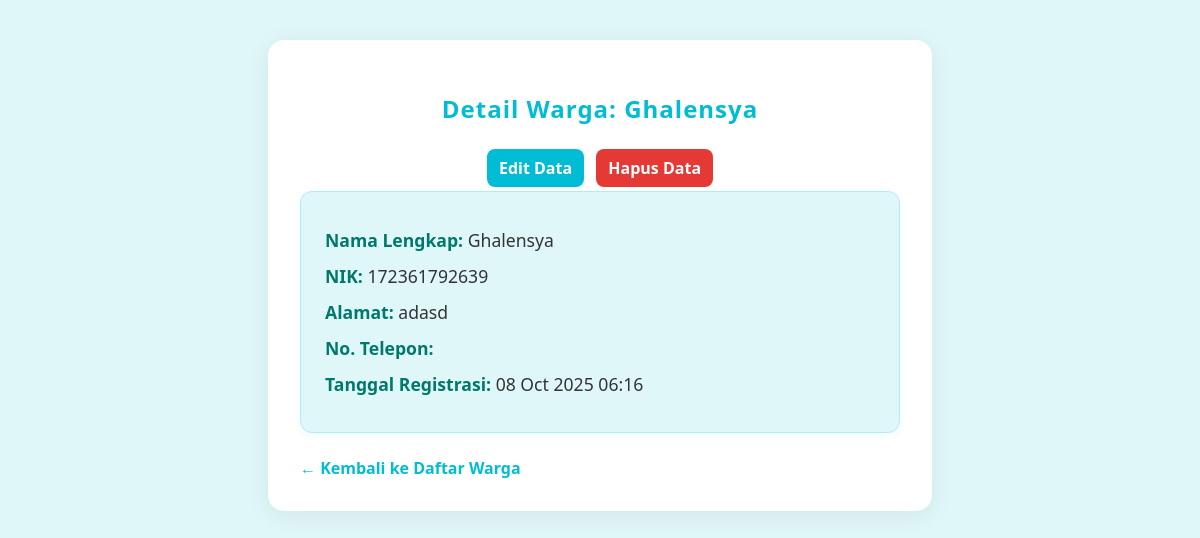
/6/, run on the app's committed database.
### warga/models.py (models this page shows, shortened)
class Warga(models.Model):
    nik = models.CharField(
        max_length=16,
        unique=True,
        verbose_name="Nomor Induk Kependudukan"
    )
    nama_lengkap = models.CharField(
        max_length=100,
        verbose_name="Nama Lengkap"
    )
    alamat = models.TextField(
        verbose_name="Alamat Tinggal"
    )
    tanggal_lahir = models.DateField(
        blank=True,
        null=True,
        verbose_name="Tanggal Lahir"
    )
    no_telepon = models.CharField(
        max_length=15,
        blank=True,
        verbose_name="Nomor Telepon"
    )
    tanggal_registrasi = models.DateTimeField(
        auto_now_add=True
    )

### warga/views.py (the view)
# urls.py: path('<int:pk>/', WargaDetailView.as_view(), name='warga_detail'),
class WargaDetailView(DetailView):
    model = Warga

### warga/templates/warga/warga_detail.html (shortened to what this page needs)
<!DOCTYPE html>
<html lang="en">
<head>
</head>
<body>
    <div class="container">
        <h2>Detail Warga: {{ object.nama_lengkap }}</h2>
        <div style="text-align:center; margin-bottom:12px;">
            <a href="{% url 'warga_edit' object.pk %}" class="btn" style="background:#00bcd4; color:#fff; padding:8px 12px; border-radius:8px; text-decoration:none; font-weight:700; margin-right:8px;">Edit Data</a>
            <a href="{% url 'warga_delete' object.pk %}" class="btn" style="background:#e53935; color:#fff; padding:8px 12px; border-radius:8px; text-decoration:none; font-weight:700;" onclick="return confirm('Anda yakin ingin menghapus data ini?');">Hapus Data</a>
        </div>
        <div class="detail">
            <p><strong>Nama Lengkap:</strong> {{ object.nama_lengkap }}</p>
            <p><strong>NIK:</strong> {{ object.nik }}</p>
            <p><strong>Alamat:</strong> {{ object.alamat }}</p>
            <p><strong>No. Telepon:</strong> {{ object.no_telepon }}</p>
            <p><strong>Tanggal Registrasi:</strong> {{ object.tanggal_registrasi|date:"d M Y H:i" }}</p>
        </div>
        <a href="{% url 'warga_list' %}" class="back-link">← Kembali ke Daftar Warga</a>
    </div>
</body>
</html>

### warga/templates/warga/warga_detail.html (style rules this page uses)
body { background: #e0f7fa; font-family: 'Segoe UI', Arial, sans-serif; margin: 0; padding: 0; color: #333; }
.container { max-width: 600px; margin: 40px auto; padding: 32px; background: #fff; border-radius: 16px; box-shadow: 0 4px 24px rgba(0,0,0,0.07); }
h2 { color: #00bcd4; margin-bottom: 32px; text-align: center; letter-spacing: 1px; }
.detail { background: #e0f7fa; border: 1px solid #b2ebf2; border-radius: 12px; padding: 24px; box-shadow: 0 2px 8px rgba(0,188,212,0.08); }
.detail p { margin: 12px 0; font-size: 1.1em; }
.detail strong { color: #00796b; }
.back-link { display: inline-block; margin-top: 24px; color: #00bcd4; text-decoration: none; font-weight: bold; }

### data on the page
Warga: nama_lengkap "Ghalensya", nik "172361792639", alamat "adasd", tanggal_registrasi "08 Oct 2025 06:16"
